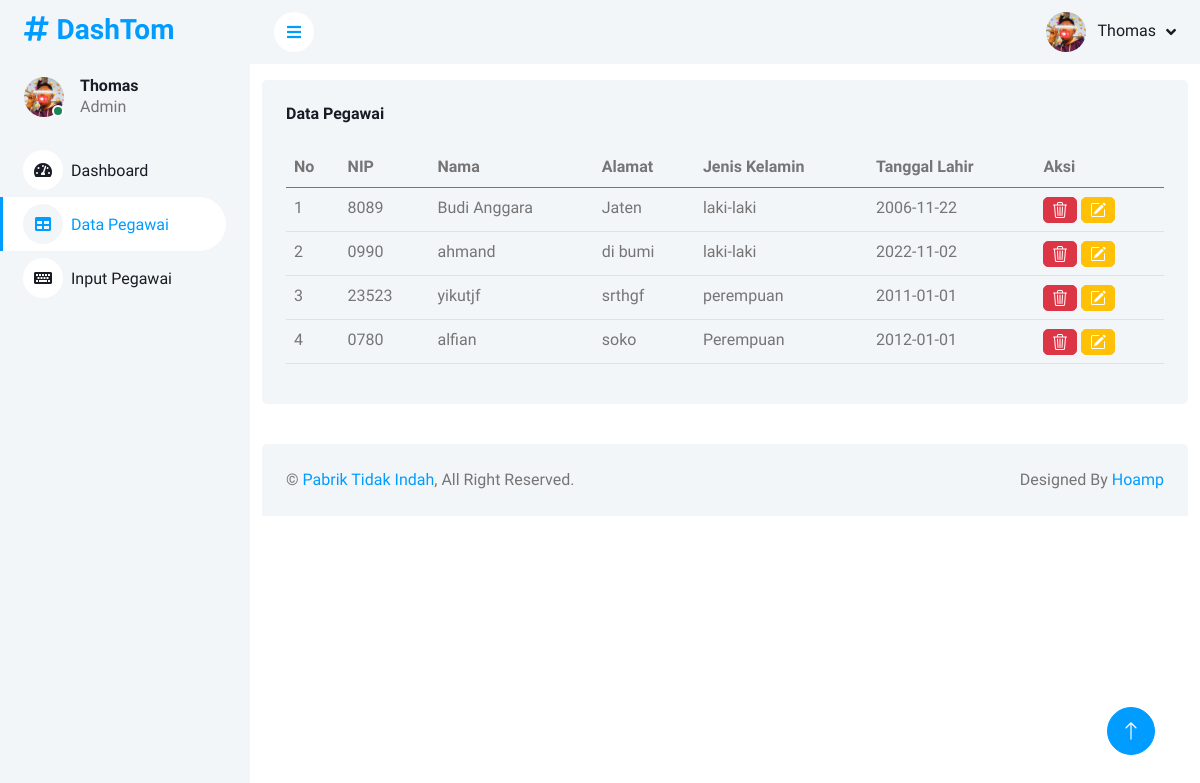
Page /table.php on the committed database.
### tables this page shows
CREATE TABLE `pegawai` (
  `id_pegawai` int(11) NOT NULL,
  `nip` varchar(20) NOT NULL,
  `nama` varchar(50) NOT NULL,
  `alamat` varchar(100) NOT NULL,
  `jenis_kelamin` varchar(20) NOT NULL,
  `tanggal_lahir` date NOT NULL
);

### table.php (the view, shortened to what this page needs)
<?php
require_once 'database/koneksi.php';
$query = "SELECT * FROM pegawai";
$data_pegawai = mysqli_query($conn, $query);
$no = 1;
?>
<!DOCTYPE html>
<html lang="en">
<head>
    <?php require_once 'layouts/_css.php'; ?>
</head>
<body>
       <div class="container-xxl position-relative bg-white d-flex p-0">
            <?php require_once 'layouts/_sidebar.php'; ?>
            <div class="content">
                <?php require_once 'layouts/_nav.php'; ?>
                <div class="container py-3">
                    <div class="col-12">
                        <div class="bg-light rounded h-100 p-4">
                            <h6 class="mb-4">Data Pegawai</h6>
                            <div class="table-responsive">
                                <table class="table">
                                    <thead>
                                        <tr>
                                            <th scope="col">No</th>
                                            <th scope="col">NIP</th>
                                            <th scope="col">Nama</th>
                                            <th scope="col">Alamat</th>
                                            <th scope="col">Jenis Kelamin</th>
                                            <th scope="col">Tanggal Lahir</th>
                                            <th scope="col">Aksi</th>
                                        </tr>
                                    </thead>
                                    <tbody>
                                        <?php foreach($data_pegawai as $p) : ?>
                                            <tr>
                                                <td><?= $no; ?></td>
                                                <td><?= $p['nip']; ?></td>
                                                <td><?= $p['nama']; ?></td>
                                                <td><?= $p['alamat']; ?></td>
                                                <td><?= $p['jenis_kelamin']; ?></td>
                                                <td><?= $p['tanggal_lahir']; ?></td>
                                                <td>
                                                    <a href="proses.php?id=<?= $p['id_pegawai']; ?>" onclick="return confirm(`yakin untuk menghapus data <?= $p['nama']; ?>`)"><button class="btn btn-danger badge"></button></a>
                                                    <a href="ubah.php?id=<?= $p['id_pegawai']; ?>"><button class="btn btn-warning badge"></button></a>
                                                </td>
                                            </tr>
                                        <?php $no++; endforeach; ?>
                                    </tbody>
                                </table>
                            </div>
                        </div>
                    </div>
                </div>
                <?php require_once 'layouts/_footer.php'; ?>
            </div>
            <?php require_once 'layouts/_toTop.php'; ?>
        </div>
</body>
</html>

### layouts/_css.php (shortened to what this page needs)
<link href="https://cdnjs.cloudflare.com/ajax/libs/font-awesome/5.10.0/css/all.min.css" rel="stylesheet">
<link href="https://cdn.jsdelivr.net/npm/bootstrap-icons@1.4.1/font/bootstrap-icons.css" rel="stylesheet">
<link href="dashmin/lib/owlcarousel/assets/owl.carousel.min.css" rel="stylesheet">
<link href="dashmin/lib/tempusdominus/css/tempusdominus-bootstrap-4.min.css" rel="stylesheet" />
<link href="dashmin/css/bootstrap.min.css" rel="stylesheet">
<link href="dashmin/css/style.css" rel="stylesheet">

### layouts/_sidebar.php
<?php $activePage = basename($_SERVER['PHP_SELF'], ".php"); ?>
<div class="sidebar pe-4 pb-3">
    <nav class="navbar bg-light navbar-light">
        <a href="index.html" class="navbar-brand mx-4 mb-3">
            <h3 class="text-primary"><i class="fa fa-hashtag me-2"></i>DashTom</h3>
        </a>
        <div class="d-flex align-items-center ms-4 mb-4">
            <div class="position-relative">
                <img class="rounded-circle" src="dashmin/img/thomasjd.jpeg" alt="" style="width: 40px; height: 40px;">
                <div class="bg-success rounded-circle border border-2 border-white position-absolute end-0 bottom-0 p-1"></div>
            </div>
            <div class="ms-3">
                <h6 class="mb-0">Thomas</h6>
                <span>Admin</span>
            </div>
        </div>
        <div class="navbar-nav w-100">
            <a href="index.php" class="nav-item nav-link <?= ($activePage == 'index') ? 'active' : '' ?>"><i class="fa fa-tachometer-alt me-2"></i>Dashboard</a>
            <a href="table.php" class="nav-item nav-link <?= ($activePage == 'table') ? 'active' : '' ?>"><i class="fa fa-table me-2"></i>Data Pegawai</a>
            <a href="formulir.php" class="nav-item nav-link <?= ($activePage == 'formulir') ? 'active' : '' ?>"><i class="fa fa-keyboard me-2"></i>Input Pegawai</a>
        </div>
    </nav>
</div>

### layouts/_nav.php (shortened to what this page needs)
<nav class="navbar navbar-expand bg-light navbar-light sticky-top px-4 py-0">
    <a href="#" class="sidebar-toggler flex-shrink-0">
        <i class="fa fa-bars"></i>
    </a>
    <div class="navbar-nav align-items-center ms-auto">
        <div class="nav-item dropdown">
            <a href="#" class="nav-link dropdown-toggle" data-bs-toggle="dropdown">
                <img class="rounded-circle me-lg-2" src="dashmin/img/thomasjd.jpeg" alt="" style="width: 40px; height: 40px;">
                <span class="d-none d-lg-inline-flex">Thomas</span>
            </a>
        </div>
    </div>
</nav>

### layouts/_footer.php (shortened to what this page needs)
<div class="container-fluid pt-4">
    <div class="bg-light rounded-top p-4">
        <div class="row">
            <div class="col-12 col-sm-6 text-center text-sm-start">
                &copy; <a href="#">Pabrik Tidak Indah</a>, All Right Reserved.
            </div>
            <div class="col-12 col-sm-6 text-center text-sm-end">
                Designed By <a href="https://github.com/Hoamp" target="_blank">Hoamp</a>
            </div>
        </div>
    </div>
</div>

### layouts/_toTop.php
<a href="#" class="btn btn-lg btn-primary btn-lg-square back-to-top"><i class="bi bi-arrow-up"></i></a>

### dashmin/css/style.css (style rules this page uses)
:root { --primary: #009CFF; --light: #F3F6F9; --dark: #191C24; }
.back-to-top { position: fixed; display: none; right: 45px; bottom: 45px; z-index: 99; }
.btn { transition: .5s; }
.btn.btn-primary { color: #FFFFFF; }
.btn-lg-square { width: 48px; height: 48px; }
.btn-square, .btn-sm-square, .btn-lg-square { padding: 0; display: inline-flex; align-items: center; justify-content: center; font-weight: normal; border-radius: 50px; }
.sidebar { position: fixed; top: 0; left: 0; bottom: 0; width: 250px; height: 100vh; overflow-y: auto; background: var(--light); transition: 0.5s; z-index: 999; }
.content { margin-left: 250px; min-height: 100vh; background: #FFFFFF; transition: 0.5s; }
@media (min-width: 992px) { .sidebar { margin-left: 0; } }
@media (min-width: 992px) { .content { width: calc(100% - 250px); } }
.sidebar .navbar .navbar-nav .nav-link { padding: 7px 20px; color: var(--dark); font-weight: 500; border-left: 3px solid var(--light); border-radius: 0 30px 30px 0; outline: none; }
.sidebar .navbar .navbar-nav .nav-link:hover, .sidebar .navbar .navbar-nav .nav-link.active { color: var(--primary); background: #FFFFFF; border-color: var(--primary); }
.sidebar .navbar .navbar-nav .nav-link i { width: 40px; height: 40px; display: inline-flex; align-items: center; justify-content: center; background: #FFFFFF; border-radius: 40px; }
.sidebar .navbar .navbar-nav .nav-link:hover i, .sidebar .navbar .navbar-nav .nav-link.active i { background: var(--light); }
.content .navbar .navbar-nav .nav-link { margin-left: 25px; padding: 12px 0; color: var(--dark); outline: none; }
.content .navbar .sidebar-toggler, .content .navbar .navbar-nav .nav-link i { width: 40px; height: 40px; display: inline-flex; align-items: center; justify-content: center; background: #FFFFFF; border-radius: 40px; }
.content .navbar .dropdown-toggle::after { margin-left: 6px; vertical-align: middle; border: none; content: "\f107"; font-family: "Font Awesome 5 Free"; font-weight: 900; transition: .5s; }

### rows in the picture
pegawai: nip "8089", nama "Budi Anggara", alamat "Jaten", jenis_kelamin "laki-laki", tanggal_lahir "2006-11-22"
pegawai: nip "0990", nama "ahmand", alamat "di bumi", jenis_kelamin "laki-laki", tanggal_lahir "2022-11-02"
pegawai: nip "23523", nama "yikutjf", alamat "srthgf", jenis_kelamin "perempuan", tanggal_lahir "2011-01-01"
pegawai: nip "0780", nama "alfian", alamat "soko", jenis_kelamin "Perempuan", tanggal_lahir "2012-01-01"
